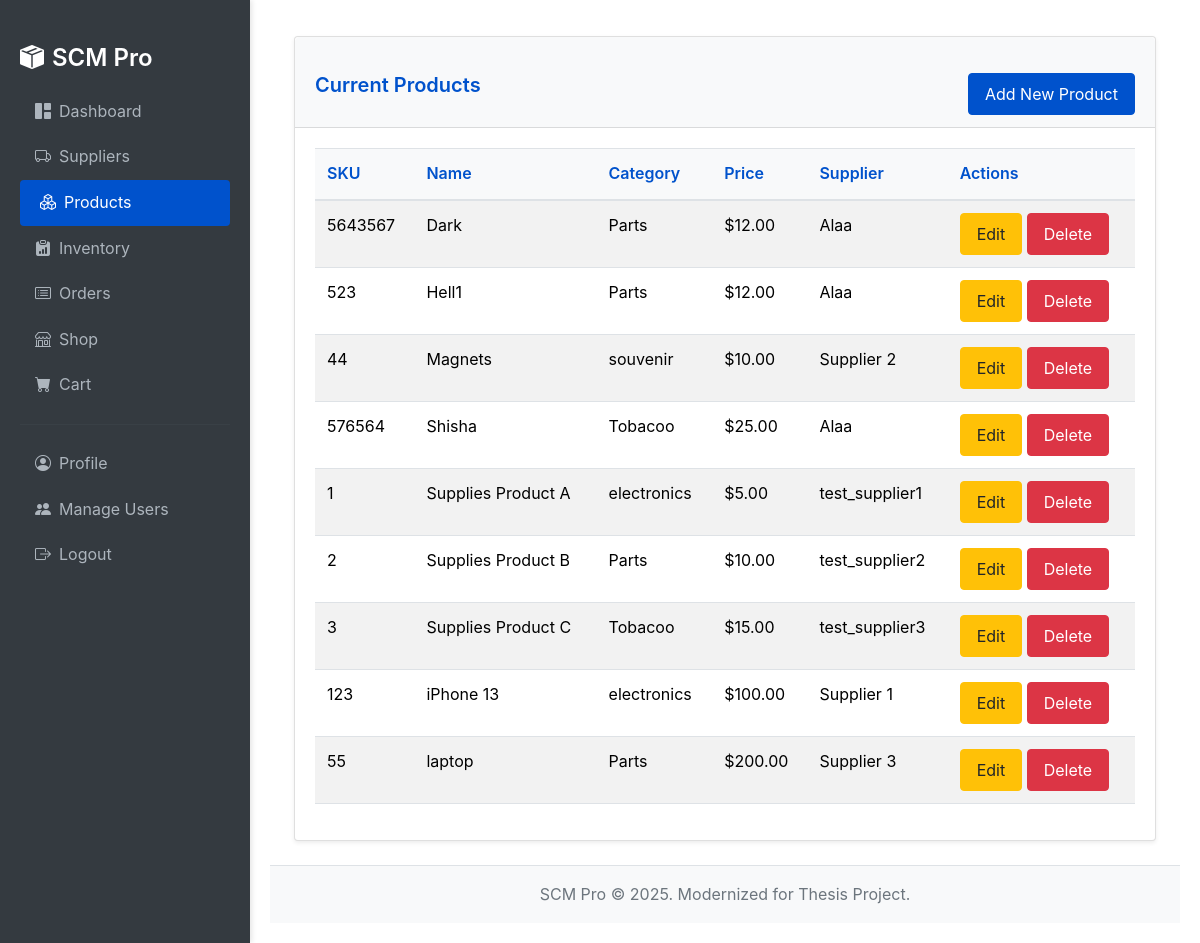
The page /products (signed in) on the database its author committed.
### src/models/product.py (models this page shows, shortened)
class Product(db.Model):
    id = db.Column(db.Integer, primary_key=True)
    name = db.Column(db.String(100), nullable=False, unique=True)
    description = db.Column(db.Text)
    sku = db.Column(db.String(50), unique=True, nullable=False)
    category = db.Column(db.String(50))
    price = db.Column(db.Float, nullable=False)
    supplier_id = db.Column(db.Integer, db.ForeignKey("supplier.id"), nullable=False)
    date_added = db.Column(db.DateTime, nullable=False, default=datetime.utcnow)
    supplier = db.relationship("Supplier", foreign_keys=[supplier_id])
    inventory_item = db.relationship("Inventory", backref="product_info", uselist=False, lazy=True)

### src/models/supplier.py (models this page shows, shortened)
class Supplier(db.Model):
    id = db.Column(db.Integer, primary_key=True)
    name = db.Column(db.String(100), nullable=False, unique=True)
    contact_person = db.Column(db.String(100))
    email = db.Column(db.String(120), unique=True, nullable=False) # Business email of the supplier entity
    phone = db.Column(db.String(20))
    address = db.Column(db.String(200))
    date_added = db.Column(db.DateTime, nullable=False, default=datetime.utcnow)
    user_id = db.Column(db.Integer, db.ForeignKey("user.id"), unique=True, nullable=True) # unique=True means one user per supplier profile. nullable=True if admin can create supplier profiles not yet assigned to a user.
    user = db.relationship("User", backref=db.backref("supplier_profile", uselist=False, lazy=True))
    products = db.relationship("Product", backref="supplier_entity", lazy=True, foreign_keys="Product.supplier_id") # Clarify FK if Product.supplier_id points here

### src/routes/frontend_routes.py (the view, shortened to what this page needs)
@frontend_bp.route("/products")
@login_required
def view_products():
    if not current_user.is_active:
        flash("Your account is not active. Please contact an administrator.", "warning")
        logout_user()
        return redirect(url_for("frontend.login"))
    if current_user.is_general_user:
        flash("Access denied. Please browse products in the shop.", "info")
        return redirect(url_for("frontend.shop_products"))
    page = request.args.get("page", 1, type=int)
    search_term = request.args.get("search", "")
    query = Product.query
    if search_term:
        query = query.filter(Product.name.ilike(f"%{search_term}%"))
    products_pagination = query.order_by(Product.name).paginate(page=page, per_page=10)
    return render_template("products.html", title="Manage Products", products_pagination=products_pagination, search_term=search_term)

### src/models/user.py (called while the page is built)
    @property
    def is_admin(self):
        return self.role == "admin"

    @property
    def is_supplier(self):
        return self.role == "supplier"

    @property
    def is_general_user(self):
        return self.role == "user"

### src/templates/products.html (shortened to what this page needs)
{% extends "base.html" %}
{% block content %}
<div class="container-fluid mt-3">
    <div class="card">
        <div class="card-header">
            <h4>Current Products
                {% if current_user.is_admin or current_user.is_supplier %}
                <a href="{{ url_for('frontend.add_product') }}" class="btn btn-primary btn-sm float-end">Add New Product</a>
                {% endif %}
            </h4>
        </div>
        <div class="card-body">
            <table class="table table-striped table-hover">
                <thead>
                    <tr>
                        <th>SKU</th>
                        <th>Name</th>
                        <th>Category</th>
                        <th>Price</th>
                        <th>Supplier</th>
                        <th>Actions</th>
                    </tr>
                </thead>
                <tbody>
                    {% if products_pagination and products_pagination.items %}
                        {% for product in products_pagination.items %}
                        <tr>
                            <td>{{ product.sku }}</td>
                            <td>{{ product.name }}</td>
                            <td>{{ product.category if product.category else 'N/A' }}</td>
                            <td>${{ "%.2f"|format(product.price) }}</td>
                            <td>{{ product.supplier.name if product.supplier else 'N/A' }}</td>
                            <td>
                                {% if current_user.is_admin or (current_user.is_supplier and current_user.supplier_profile and product.supplier_id == current_user.supplier_profile.id) %}
                                <a href="{{ url_for('frontend.edit_product', product_id=product.id) }}" class="btn btn-sm btn-warning">Edit</a>
                                <form action="{{ url_for('frontend.delete_product', product_id=product.id) }}" method="POST" style="display:inline;">
                                    <button type="submit" class="btn btn-sm btn-danger" onclick="return confirm('Are you sure you want to delete this product?');">Delete</button>
                                </form>
                                {% else %}
                                <span class="text-muted">View Only</span>
                                {% endif %}
                            </td>
                        </tr>
                        {% endfor %}
                    {% else %}
                        <tr>
                            <td colspan="6" class="text-center">No products found.</td>
                        </tr>
                    {% endif %}
                </tbody>
            </table>
        </div>
    </div>
</div>
{% endblock %}

### src/static/css/custom_modern.css (style rules this page uses)
body { font-family: -apple-system, BlinkMacSystemFont, "Segoe UI", Roboto, "Helvetica Neue", Arial, sans-serif; font-size: 16px; line-height: 1.6; color: #343a40; background-color: #FFFFFF; margin: 0; padding: 0; display: flex; flex-direction: column; height: 100vh; overflow-y: hidden; overflow-x: hidden; }
h1, h2, h3, h4, h5, h6 { color: #0052CC; margin-top: 1.5rem; margin-bottom: 1rem; font-weight: 600; }
h4 { font-size: 1.25rem; }
a { color: #007BFF; text-decoration: none; transition: color 0.2s ease-in-out; }
.btn { display: inline-block; font-weight: 400; text-align: center; vertical-align: middle; user-select: none; background-color: transparent; border: 1px solid transparent; padding: 0.5rem 1rem; font-size: 1rem; line-height: 1.5; border-radius: 0.25rem; transition: all 0.2s ease-in-out; cursor: pointer; }
.btn-primary { color: #fff; background-color: #0052CC; border-color: #0052CC; }
.btn-danger { color: #fff; background-color: #dc3545; border-color: #dc3545; }
.btn-warning { color: #212529; background-color: #ffc107; border-color: #ffc107; }
.card { position: relative; display: flex; flex-direction: column; min-width: 0; word-wrap: break-word; background-color: #fff; background-clip: border-box; border: 1px solid rgba(0, 0, 0, 0.125); border-radius: 0.25rem; margin-bottom: 1.5rem; box-shadow: 0 0.125rem 0.25rem rgba(0,0,0,0.075); transition: transform 0.2s ease-in-out, box-shadow 0.2s ease-in-out; }
.card-header { padding: 0.75rem 1.25rem; margin-bottom: 0; background-color: #f8f9fa; border-bottom: 1px solid rgba(0, 0, 0, 0.125); font-size: 1.2rem; font-weight: 500; color: #0052CC; }
.card-body { flex: 1 1 auto; padding: 1.25rem; }
.table { width: 100%; margin-bottom: 1rem; color: #212529; border-collapse: collapse; }
.table th, .table td { padding: 0.75rem; vertical-align: top; border-top: 1px solid #dee2e6; }
.table thead th { vertical-align: bottom; border-bottom: 2px solid #dee2e6; background-color: #f8f9fa; color: #0052CC; font-weight: 600; }
.table-striped tbody tr:nth-of-type(odd) { background-color: rgba(0, 0, 0, 0.03); }
.mt-3 { margin-top: 1rem !important; }

### rows shown on the page
Product: sku "5643567", name "Dark", category "Parts", price "12.00", supplier "Alaa"
Product: sku "523", name "Hell1", category "Parts", price "12.00", supplier "Alaa"
Product: sku "44", name "Magnets", category "souvenir", price "10.00", supplier "Supplier 2"
Product: sku "576564", name "Shisha", category "Tobacoo", price "25.00", supplier "Alaa"
Product: sku "1", name "Supplies Product A", category "electronics", price "5.00", supplier "test_supplier1"
Product: sku "2", name "Supplies Product B", category "Parts", price "10.00", supplier "test_supplier2"
Product: sku "3", name "Supplies Product C", category "Tobacoo", price "15.00", supplier "test_supplier3"
Product: sku "123", name "iPhone 13", category "electronics", price "100.00", supplier "Supplier 1"
Product: sku "55", name "laptop", category "Parts", price "200.00", supplier "Supplier 3"
